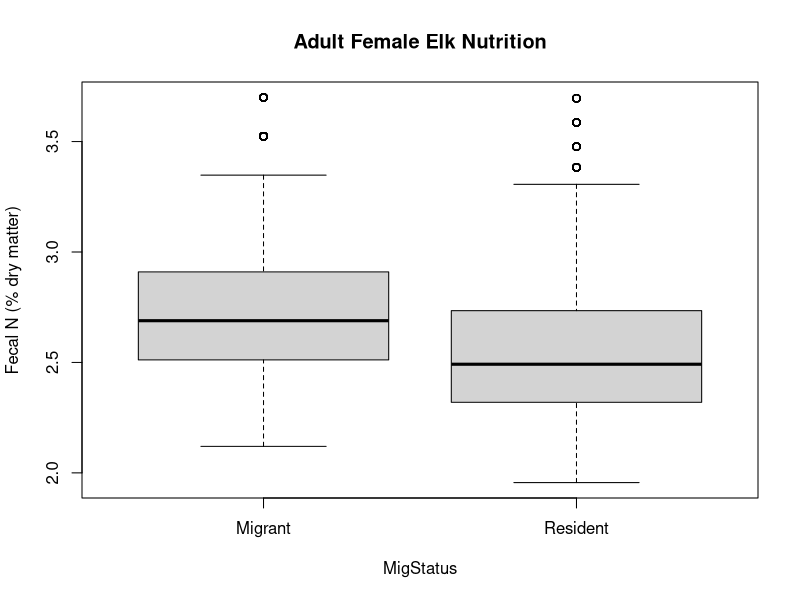
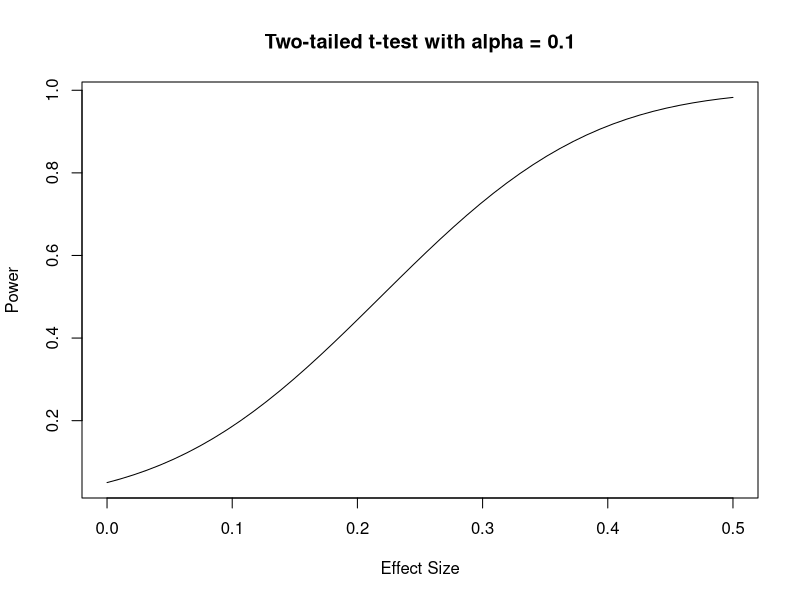

The R script that drew these images, in order:
######################################################
# Differences in resident and migrant elk nutrition
# Power analysis for Research Design Lab
# Kristin Barker - Dec 2015
######################################################

setwd("C:/Users/kjbark3r/Documents/GitHub/RDlab")
data2014 <- read.csv("data2014.csv")

#libraries
library(dplyr) #for bind_rows
library(tidyr) #for gather

#set number of bootstrap reps and sample size 
bootstrap.reps <- 1000   
n <- 12 #sample size

##############################################################
# Separate dataframes and bootstraps for each migratory status  
##############################################################

##########
#Migrants 
##########

#subset 2014 data
mig.data2014 <- filter(data2014, MigStatus == "Mig")

#create matrices to store bootstraps in
mig.bootstraps <- matrix(NA, bootstrap.reps, 24)
mig.bootstrap.avgs <- matrix(NA, bootstrap.reps, n) 

#bootstrap 2014 data to simulate 2015 data
for(j in 1:bootstrap.reps) {
  #pull 24 random samples with replacement
  mig.bootdata <- sample(1:nrow(mig.data2014), 24, replace = T) 
  #create matrix of bootstrapped data
  mig.newdata <- mig.data2014[mig.bootdata,]
  mig.bootstraps[j,] <- c(mig.newdata$PctFN)
}
  
#average 2 sequential data points at a time (w/o replacement)
##to sort of simulate averaging 2+ values per sampling period 
##save each run to a new row in bootstrap matrix
for(k in 1:bootstrap.reps) {
  for(i in 1:n) {
    mig.bootstrap.avgs[k,i] <- mean(sample(mig.bootstraps[k,], 2))
  }  
}

#make bootstrap matrix a dataframe for easier manipulation
#put all bootstrapped fecal N values in one column
#and create new column for migratory status (slightly hacky...)
mig.df <- as.data.frame(mig.bootstrap.avgs) %>%
  gather("MigStatus", "FecalN", 1:12) 
mig.df$MigStatus <- "Migrant"


##########
#RESIDENTS 
##########

#subset 2014 data 
res.data2014 <- filter(data2014, MigStatus == "Res")

#create matrices to store bootstraps in
res.bootstraps <- matrix(NA, bootstrap.reps, 24)
res.bootstrap.avgs <- matrix(NA, bootstrap.reps, n) 

##bootstrap 2014 data to simulate 2015 data
for(j in 1:bootstrap.reps) {
  ##pull 24 random samples with replacement
  res.bootdata <- sample(1:nrow(res.data2014), 24, replace = T) 
  ##create matrix of bootstrapped data
  res.newdata <- res.data2014[res.bootdata,]
  res.bootstraps[j,] <- c(res.newdata$PctFN)
}

#average 2 sequential data points at a time (w/o replacement)
##to sort of simulate averaging 2+ values per sampling period 
##save each run to a new row in bootstrap matrix
for(k in 1:bootstrap.reps) {
  for(i in 1:n) {
    res.bootstrap.avgs[k,i] <- mean(sample(res.bootstraps[k,], 2))
  }  
}

#make bootstrap matrix a dataframe for easier manipulation
#put all bootstrapped fecal N values in one column
#and create new column for migratory status (slightly hacky...)
res.df <- as.data.frame(res.bootstrap.avgs) %>%
  gather("MigStatus", "FecalN", 1:12) 
res.df$MigStatus <- "Resident"


############################################################
# Combine data and run power analysis  
############################################################

#combine migrant and resident data in tidy format 
all.boots <- rbind(mig.df, res.df)

#check out the data (for funzies)
boxplot(FecalN ~ MigStatus, all.boots, ylab="Fecal N (% dry matter)", 
        main="Adult Female Elk Nutrition")

#do i have 80% power to detect a 5% difference in nutrition?
power.t.test(n = n, delta = NULL, sd = sd(all.boots$FecalN), 
             sig.level = 0.1, power = 0.8)
#hahahahaha nope :*(

#what % difference can I detect with reasonable power? (if any...)
#look at power ~ effect size
effect.sizes <- seq(0, 0.5, length.out = 48)
power.values <- sapply(effect.sizes, function (effect.sizes) 
  power.t.test(n = n, delta = effect.sizes, sd = sd(all.boots$FecalN), 
               sig.level = 0.1)$power)

plot(power.values ~ effect.sizes, ylab = "Power", xlab = "Effect Size",
    main = "Two-tailed t-test with alpha = 0.1", type = "l")